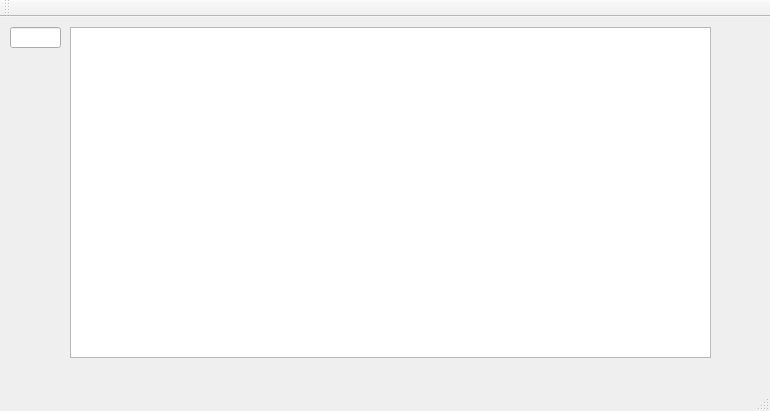
<?xml version="1.0" encoding="UTF-8"?>
<ui version="4.0">
 <class>MainWindow</class>
 <widget class="QMainWindow" name="MainWindow">
  <property name="geometry">
   <rect>
    <x>0</x>
    <y>0</y>
    <width>770</width>
    <height>411</height>
   </rect>
  </property>
  <property name="windowTitle">
   <string>MainWindow</string>
  </property>
  <widget class="QWidget" name="centralWidget">
   <widget class="QGraphicsView" name="graphicsView">
    <property name="geometry">
     <rect>
      <x>70</x>
      <y>10</y>
      <width>641</width>
      <height>331</height>
     </rect>
    </property>
   </widget>
   <widget class="QLineEdit" name="lineEdit">
    <property name="geometry">
     <rect>
      <x>10</x>
      <y>10</y>
      <width>51</width>
      <height>21</height>
     </rect>
    </property>
   </widget>
  </widget>
  <widget class="QMenuBar" name="menuBar">
   <property name="geometry">
    <rect>
     <x>0</x>
     <y>0</y>
     <width>770</width>
     <height>21</height>
    </rect>
   </property>
  </widget>
  <widget class="QToolBar" name="mainToolBar">
   <attribute name="toolBarArea">
    <enum>TopToolBarArea</enum>
   </attribute>
   <attribute name="toolBarBreak">
    <bool>false</bool>
   </attribute>
  </widget>
  <widget class="QStatusBar" name="statusBar"/>
 </widget>
 <layoutdefault spacing="6" margin="11"/>
 <resources/>
 <connections>
  <connection>
   <sender>lineEdit</sender>
   <signal>returnPressed()</signal>
   <receiver>MainWindow</receiver>
   <slot>updateRotation()</slot>
   <hints>
    <hint type="sourcelabel">
     <x>32</x>
     <y>58</y>
    </hint>
    <hint type="destinationlabel">
     <x>52</x>
     <y>163</y>
    </hint>
   </hints>
  </connection>
 </connections>
 <slots>
  <slot>updateRotation()</slot>
 </slots>
</ui>
